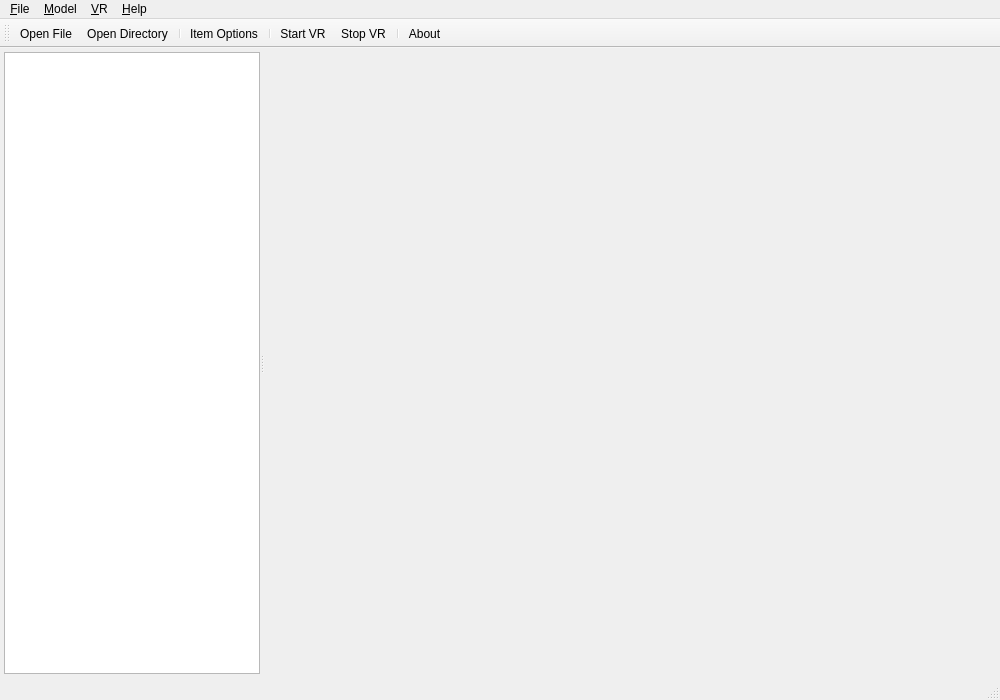
<?xml version="1.0" encoding="UTF-8"?>
<ui version="4.0">
 <class>MainWindow</class>
 <widget class="QMainWindow" name="MainWindow">
  <property name="geometry">
   <rect>
    <x>0</x>
    <y>0</y>
    <width>1000</width>
    <height>700</height>
   </rect>
  </property>
  <property name="windowTitle">
   <string>VR Base Station - STL Viewer</string>
  </property>
  <widget class="QWidget" name="centralwidget">
   <layout class="QHBoxLayout" name="centralLayout">
    <property name="leftMargin">
     <number>4</number>
    </property>
    <property name="topMargin">
     <number>4</number>
    </property>
    <property name="rightMargin">
     <number>4</number>
    </property>
    <property name="bottomMargin">
     <number>4</number>
    </property>
    <item>
     <widget class="QSplitter" name="splitter">
      <property name="orientation">
       <enum>Qt::Horizontal</enum>
      </property>
      <property name="childrenCollapsible">
       <bool>false</bool>
      </property>
      <widget class="QTreeView" name="treeView">
       <property name="sizePolicy">
        <sizepolicy hsizetype="Expanding" vsizetype="Expanding">
         <horstretch>0</horstretch>
         <verstretch>0</verstretch>
        </sizepolicy>
       </property>
       <property name="minimumSize">
        <size>
         <width>200</width>
         <height>0</height>
        </size>
       </property>
       <property name="contextMenuPolicy">
        <enum>Qt::ActionsContextMenu</enum>
       </property>
       <property name="alternatingRowColors">
        <bool>true</bool>
       </property>
       <property name="selectionBehavior">
        <enum>QAbstractItemView::SelectRows</enum>
       </property>
      </widget>
      <widget class="QVTKOpenGLNativeWidget" name="vtkWidget">
       <property name="sizePolicy">
        <sizepolicy hsizetype="Expanding" vsizetype="Expanding">
         <horstretch>1</horstretch>
         <verstretch>0</verstretch>
        </sizepolicy>
       </property>
       <property name="minimumSize">
        <size>
         <width>400</width>
         <height>300</height>
        </size>
       </property>
      </widget>
     </widget>
    </item>
   </layout>
  </widget>
  <widget class="QStatusBar" name="statusbar"/>
  <widget class="QMenuBar" name="menuBar">
   <property name="geometry">
    <rect>
     <x>0</x>
     <y>0</y>
     <width>1000</width>
     <height>22</height>
    </rect>
   </property>
   <widget class="QMenu" name="menuFile">
    <property name="title">
     <string>&amp;File</string>
    </property>
    <addaction name="actionOpenFile"/>
    <addaction name="actionOpenDirectory"/>
    <addaction name="separator"/>
    <addaction name="actionQuit"/>
   </widget>
   <widget class="QMenu" name="menuModel">
    <property name="title">
     <string>&amp;Model</string>
    </property>
    <addaction name="actionItemOptions"/>
   </widget>
   <widget class="QMenu" name="menuVR">
    <property name="title">
     <string>&amp;VR</string>
    </property>
    <addaction name="actionStartVR"/>
    <addaction name="actionStopVR"/>
   </widget>
   <widget class="QMenu" name="menuHelp">
    <property name="title">
     <string>&amp;Help</string>
    </property>
    <addaction name="actionAbout"/>
   </widget>
   <addaction name="menuFile"/>
   <addaction name="menuModel"/>
   <addaction name="menuVR"/>
   <addaction name="menuHelp"/>
  </widget>
  <widget class="QToolBar" name="mainToolBar">
   <property name="windowTitle">
    <string>Main Toolbar</string>
   </property>
   <property name="toolButtonStyle">
    <enum>Qt::ToolButtonIconOnly</enum>
   </property>
   <attribute name="toolBarArea">
    <enum>TopToolBarArea</enum>
   </attribute>
   <attribute name="toolBarBreak">
    <bool>false</bool>
   </attribute>
   <addaction name="actionOpenFile"/>
   <addaction name="actionOpenDirectory"/>
   <addaction name="separator"/>
   <addaction name="actionItemOptions"/>
   <addaction name="separator"/>
   <addaction name="actionStartVR"/>
   <addaction name="actionStopVR"/>
   <addaction name="separator"/>
   <addaction name="actionAbout"/>
  </widget>
  <action name="actionOpenFile">
   <property name="icon">
    <iconset resource="icons.qrc">
     <normaloff>:/icons/fileopen.png</normaloff>:/icons/fileopen.png</iconset>
   </property>
   <property name="text">
    <string>&amp;Open File...</string>
   </property>
   <property name="toolTip">
    <string>Open a single STL file and add it to the model tree</string>
   </property>
   <property name="shortcut">
    <string>Ctrl+O</string>
   </property>
  </action>
  <action name="actionOpenDirectory">
   <property name="icon">
    <iconset resource="icons.qrc">
     <normaloff>:/icons/filesave.png</normaloff>:/icons/filesave.png</iconset>
   </property>
   <property name="text">
    <string>Open &amp;Directory...</string>
   </property>
   <property name="toolTip">
    <string>Open a directory and add every STL file it contains to the model tree</string>
   </property>
   <property name="shortcut">
    <string>Ctrl+D</string>
   </property>
  </action>
  <action name="actionItemOptions">
   <property name="icon">
    <iconset resource="icons.qrc">
     <normaloff>:/icons/print.png</normaloff>:/icons/print.png</iconset>
   </property>
   <property name="text">
    <string>Item &amp;Options...</string>
   </property>
   <property name="toolTip">
    <string>Edit the name, colour and visibility of the selected tree item</string>
   </property>
   <property name="shortcut">
    <string>Ctrl+E</string>
   </property>
  </action>
  <action name="actionStartVR">
   <property name="icon">
    <iconset resource="icons.qrc">
     <normaloff>:/icons/startVR.png</normaloff>:/icons/startVR.png</iconset>
   </property>
   <property name="text">
    <string>&amp;Start VR</string>
   </property>
   <property name="toolTip">
    <string>Start rendering the model on the VR headset</string>
   </property>
  </action>
  <action name="actionStopVR">
   <property name="icon">
    <iconset resource="icons.qrc">
     <normaloff>:/icons/stopVR.png</normaloff>:/icons/stopVR.png</iconset>
   </property>
   <property name="text">
    <string>S&amp;top VR</string>
   </property>
   <property name="toolTip">
    <string>Stop the VR rendering thread</string>
   </property>
  </action>
  <action name="actionAbout">
   <property name="icon">
    <iconset resource="icons.qrc">
     <normaloff>:/icons/help.png</normaloff>:/icons/help.png</iconset>
   </property>
   <property name="text">
    <string>&amp;About</string>
   </property>
   <property name="toolTip">
    <string>About this application</string>
   </property>
  </action>
  <action name="actionQuit">
   <property name="text">
    <string>&amp;Quit</string>
   </property>
   <property name="toolTip">
    <string>Exit the application</string>
   </property>
   <property name="shortcut">
    <string>Ctrl+Q</string>
   </property>
  </action>
 </widget>
 <customwidgets>
  <customwidget>
   <class>QVTKOpenGLNativeWidget</class>
   <extends>QWidget</extends>
   <header>QVTKOpenGLNativeWidget.h</header>
  </customwidget>
 </customwidgets>
 <resources>
  <include location="icons.qrc"/>
 </resources>
 <connections/>
</ui>
